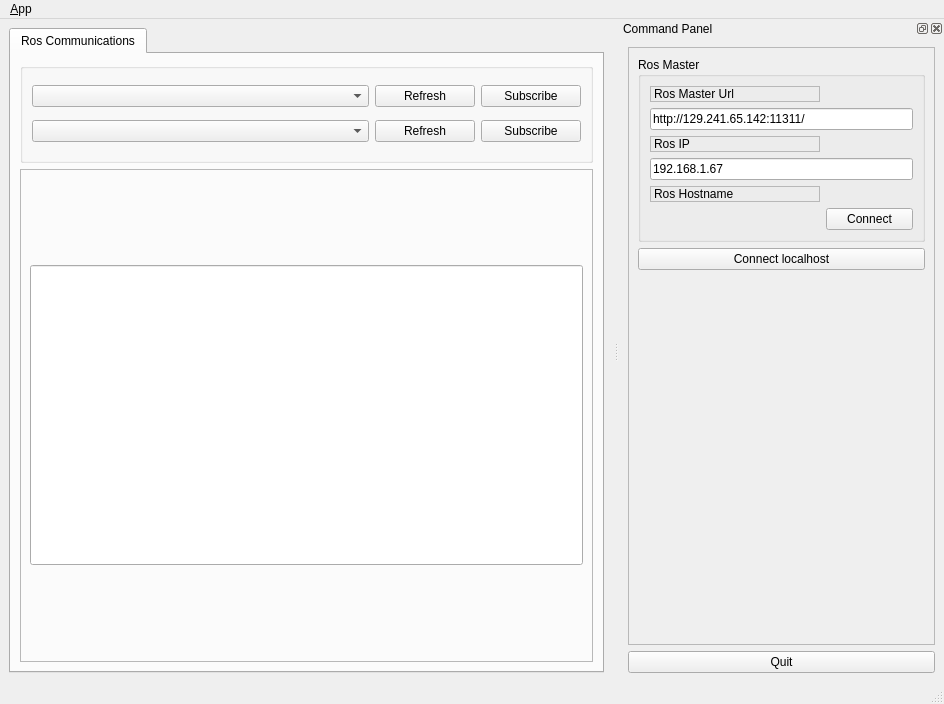
<?xml version="1.0" encoding="UTF-8"?>
<ui version="4.0">
 <class>MainWindowDesign</class>
 <widget class="QMainWindow" name="MainWindowDesign">
  <property name="geometry">
   <rect>
    <x>0</x>
    <y>0</y>
    <width>944</width>
    <height>704</height>
   </rect>
  </property>
  <property name="windowTitle">
   <string>QRosApp</string>
  </property>
  <property name="windowIcon">
   <iconset resource="../resources/images.qrc">
    <normaloff>:/images/icon.png</normaloff>:/images/icon.png</iconset>
  </property>
  <property name="locale">
   <locale language="English" country="Australia"/>
  </property>
  <widget class="QWidget" name="centralwidget">
   <layout class="QHBoxLayout">
    <item>
     <widget class="QTabWidget" name="tab_manager">
      <property name="minimumSize">
       <size>
        <width>100</width>
        <height>0</height>
       </size>
      </property>
      <property name="locale">
       <locale language="English" country="Australia"/>
      </property>
      <property name="currentIndex">
       <number>0</number>
      </property>
      <widget class="QWidget" name="tab_status">
       <attribute name="title">
        <string>Ros Communications</string>
       </attribute>
       <layout class="QVBoxLayout" name="verticalLayout_2">
        <item>
         <widget class="QGroupBox" name="groupBox_12">
          <property name="sizePolicy">
           <sizepolicy hsizetype="MinimumExpanding" vsizetype="Preferred">
            <horstretch>0</horstretch>
            <verstretch>0</verstretch>
           </sizepolicy>
          </property>
          <property name="maximumSize">
           <size>
            <width>16777215</width>
            <height>100</height>
           </size>
          </property>
          <property name="title">
           <string/>
          </property>
          <layout class="QGridLayout" name="gridLayout_3">
           <item row="0" column="1">
            <widget class="QPushButton" name="button_refresh1">
             <property name="maximumSize">
              <size>
               <width>100</width>
               <height>16777215</height>
              </size>
             </property>
             <property name="text">
              <string>Refresh</string>
             </property>
            </widget>
           </item>
           <item row="1" column="1">
            <widget class="QPushButton" name="button_refresh2">
             <property name="maximumSize">
              <size>
               <width>100</width>
               <height>16777215</height>
              </size>
             </property>
             <property name="text">
              <string>Refresh</string>
             </property>
            </widget>
           </item>
           <item row="1" column="0">
            <widget class="QComboBox" name="comboBox_2"/>
           </item>
           <item row="0" column="0">
            <widget class="QComboBox" name="comboBox"/>
           </item>
           <item row="1" column="2">
            <widget class="QPushButton" name="button_subscribe2">
             <property name="maximumSize">
              <size>
               <width>100</width>
               <height>16777215</height>
              </size>
             </property>
             <property name="text">
              <string>Subscribe</string>
             </property>
            </widget>
           </item>
           <item row="0" column="2">
            <widget class="QPushButton" name="button_subscribe1">
             <property name="maximumSize">
              <size>
               <width>100</width>
               <height>16777215</height>
              </size>
             </property>
             <property name="text">
              <string>Subscribe</string>
             </property>
            </widget>
           </item>
          </layout>
         </widget>
        </item>
        <item>
         <widget class="QFrame" name="frame_2">
          <property name="frameShape">
           <enum>QFrame::StyledPanel</enum>
          </property>
          <property name="frameShadow">
           <enum>QFrame::Raised</enum>
          </property>
          <layout class="QVBoxLayout" name="verticalLayout_4">
           <item>
            <widget class="QLineEdit" name="log">
             <property name="minimumSize">
              <size>
               <width>0</width>
               <height>300</height>
              </size>
             </property>
            </widget>
           </item>
          </layout>
         </widget>
        </item>
       </layout>
      </widget>
     </widget>
    </item>
   </layout>
  </widget>
  <widget class="QMenuBar" name="menubar">
   <property name="geometry">
    <rect>
     <x>0</x>
     <y>0</y>
     <width>944</width>
     <height>25</height>
    </rect>
   </property>
   <widget class="QMenu" name="menu_File">
    <property name="title">
     <string>&amp;App</string>
    </property>
    <addaction name="action_Preferences"/>
    <addaction name="separator"/>
    <addaction name="actionAbout"/>
    <addaction name="actionAbout_Qt"/>
    <addaction name="separator"/>
    <addaction name="action_Quit"/>
   </widget>
   <addaction name="menu_File"/>
  </widget>
  <widget class="QStatusBar" name="statusbar"/>
  <widget class="QDockWidget" name="dock_status">
   <property name="sizePolicy">
    <sizepolicy hsizetype="Minimum" vsizetype="Preferred">
     <horstretch>0</horstretch>
     <verstretch>0</verstretch>
    </sizepolicy>
   </property>
   <property name="minimumSize">
    <size>
     <width>325</width>
     <height>395</height>
    </size>
   </property>
   <property name="allowedAreas">
    <set>Qt::RightDockWidgetArea</set>
   </property>
   <property name="windowTitle">
    <string>Command Panel</string>
   </property>
   <attribute name="dockWidgetArea">
    <number>2</number>
   </attribute>
   <widget class="QWidget" name="dockWidgetContents_2">
    <layout class="QVBoxLayout" name="verticalLayout">
     <item>
      <widget class="QFrame" name="frame">
       <property name="sizePolicy">
        <sizepolicy hsizetype="Minimum" vsizetype="Preferred">
         <horstretch>0</horstretch>
         <verstretch>0</verstretch>
        </sizepolicy>
       </property>
       <property name="frameShape">
        <enum>QFrame::StyledPanel</enum>
       </property>
       <property name="frameShadow">
        <enum>QFrame::Raised</enum>
       </property>
       <layout class="QVBoxLayout" name="verticalLayout_3">
        <item>
         <widget class="QGroupBox" name="groupBox">
          <property name="title">
           <string>Ros Master</string>
          </property>
          <layout class="QGridLayout" name="gridLayout">
           <item row="0" column="0">
            <widget class="QLabel" name="label">
             <property name="frameShape">
              <enum>QFrame::StyledPanel</enum>
             </property>
             <property name="frameShadow">
              <enum>QFrame::Raised</enum>
             </property>
             <property name="text">
              <string>Ros Master Url</string>
             </property>
            </widget>
           </item>
           <item row="1" column="0" colspan="2">
            <widget class="QLineEdit" name="line_edit_master">
             <property name="text">
              <string>http://129.241.65.142:11311/</string>
             </property>
            </widget>
           </item>
           <item row="2" column="0">
            <widget class="QLabel" name="label_2">
             <property name="frameShape">
              <enum>QFrame::StyledPanel</enum>
             </property>
             <property name="frameShadow">
              <enum>QFrame::Raised</enum>
             </property>
             <property name="text">
              <string>Ros IP</string>
             </property>
            </widget>
           </item>
           <item row="3" column="0" colspan="2">
            <widget class="QLineEdit" name="line_edit_host">
             <property name="text">
              <string>192.168.1.67</string>
             </property>
            </widget>
           </item>
           <item row="4" column="0">
            <widget class="QLabel" name="label_3">
             <property name="frameShape">
              <enum>QFrame::StyledPanel</enum>
             </property>
             <property name="frameShadow">
              <enum>QFrame::Raised</enum>
             </property>
             <property name="text">
              <string>Ros Hostname</string>
             </property>
            </widget>
           </item>
           <item row="5" column="0">
            <spacer name="horizontalSpacer">
             <property name="orientation">
              <enum>Qt::Horizontal</enum>
             </property>
             <property name="sizeHint" stdset="0">
              <size>
               <width>170</width>
               <height>21</height>
              </size>
             </property>
            </spacer>
           </item>
           <item row="5" column="1">
            <widget class="QPushButton" name="button_connect">
             <property name="enabled">
              <bool>true</bool>
             </property>
             <property name="sizePolicy">
              <sizepolicy hsizetype="MinimumExpanding" vsizetype="Fixed">
               <horstretch>0</horstretch>
               <verstretch>0</verstretch>
              </sizepolicy>
             </property>
             <property name="toolTip">
              <string>Set the target to the current joint trajectory state.</string>
             </property>
             <property name="statusTip">
              <string>Clear all waypoints and set the target to the current joint trajectory state.</string>
             </property>
             <property name="text">
              <string>Connect</string>
             </property>
            </widget>
           </item>
          </layout>
         </widget>
        </item>
        <item>
         <widget class="QPushButton" name="button_localhost">
          <property name="text">
           <string>Connect localhost</string>
          </property>
         </widget>
        </item>
        <item>
         <spacer name="verticalSpacer_3">
          <property name="orientation">
           <enum>Qt::Vertical</enum>
          </property>
          <property name="sizeHint" stdset="0">
           <size>
            <width>20</width>
            <height>233</height>
           </size>
          </property>
         </spacer>
        </item>
       </layout>
      </widget>
     </item>
     <item>
      <widget class="QPushButton" name="quit_button">
       <property name="sizePolicy">
        <sizepolicy hsizetype="MinimumExpanding" vsizetype="Fixed">
         <horstretch>0</horstretch>
         <verstretch>0</verstretch>
        </sizepolicy>
       </property>
       <property name="text">
        <string>Quit</string>
       </property>
      </widget>
     </item>
    </layout>
   </widget>
  </widget>
  <action name="action_Quit">
   <property name="text">
    <string>&amp;Quit</string>
   </property>
   <property name="shortcut">
    <string>Ctrl+Q</string>
   </property>
   <property name="shortcutContext">
    <enum>Qt::ApplicationShortcut</enum>
   </property>
  </action>
  <action name="action_Preferences">
   <property name="text">
    <string>&amp;Preferences</string>
   </property>
  </action>
  <action name="actionAbout">
   <property name="text">
    <string>&amp;About</string>
   </property>
  </action>
  <action name="actionAbout_Qt">
   <property name="text">
    <string>About &amp;Qt</string>
   </property>
  </action>
 </widget>
 <resources>
  <include location="../resources/images.qrc"/>
 </resources>
 <connections>
  <connection>
   <sender>action_Quit</sender>
   <signal>triggered()</signal>
   <receiver>MainWindowDesign</receiver>
   <slot>close()</slot>
   <hints>
    <hint type="sourcelabel">
     <x>-1</x>
     <y>-1</y>
    </hint>
    <hint type="destinationlabel">
     <x>399</x>
     <y>299</y>
    </hint>
   </hints>
  </connection>
  <connection>
   <sender>quit_button</sender>
   <signal>clicked()</signal>
   <receiver>MainWindowDesign</receiver>
   <slot>close()</slot>
   <hints>
    <hint type="sourcelabel">
     <x>859</x>
     <y>552</y>
    </hint>
    <hint type="destinationlabel">
     <x>469</x>
     <y>299</y>
    </hint>
   </hints>
  </connection>
 </connections>
</ui>
